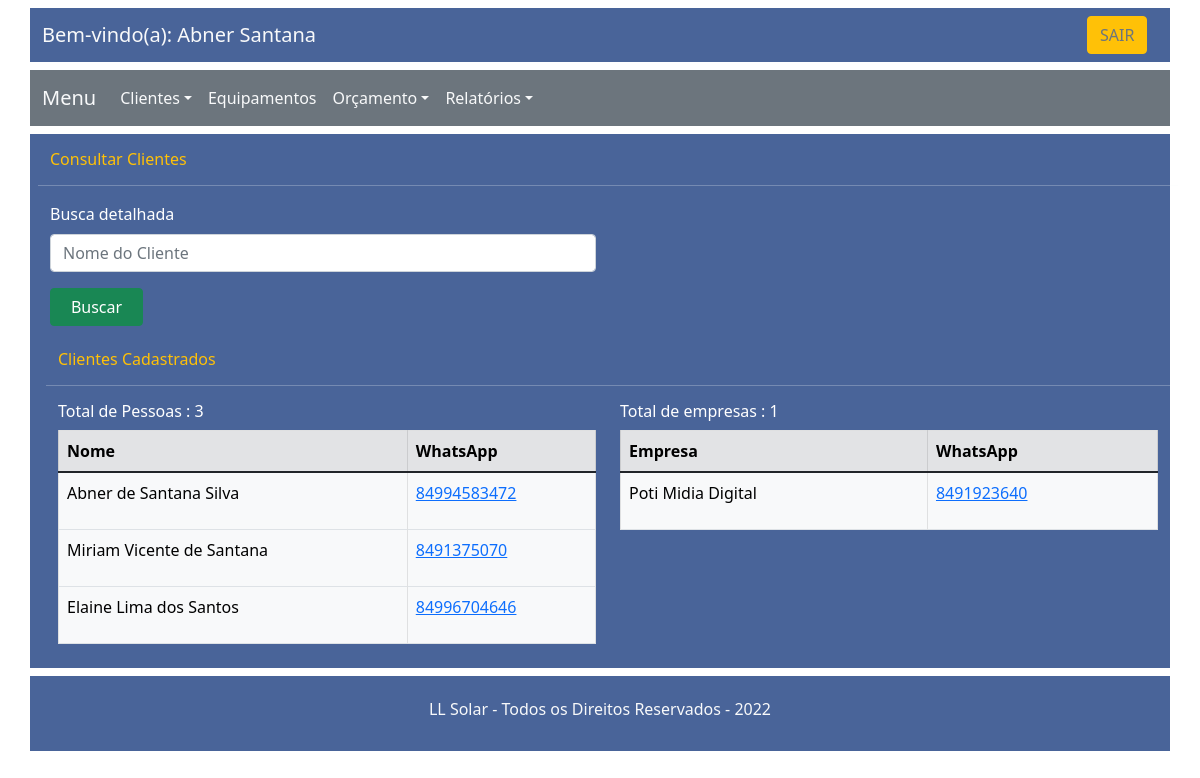
/clientes/consulta (signed in), run on an earlier commit of the app's database.
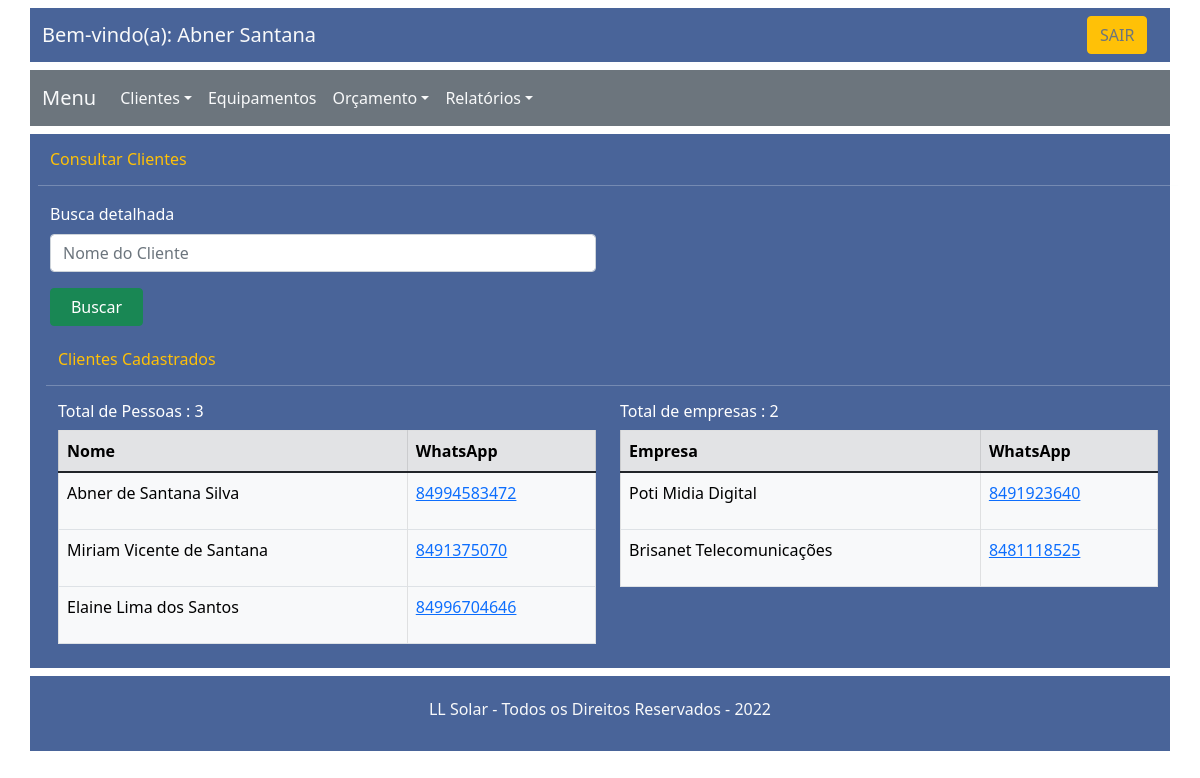
And on a later commit of the database.
### lladmin/models.py (models this page shows, shortened)
class cliente(models.Model):
    cpf_cnpj = models.CharField(primary_key=True, max_length=14)
    tipo_cliente = models.CharField(max_length=4)  # CPF ou CNPJ
    nome_completo = models.CharField(max_length=150)
    whatsapp = models.CharField(max_length=13)
    email = models.EmailField(max_length=100)
    endereco = models.CharField(max_length=100)
    numero = models.CharField(max_length=5)
    bairro = models.CharField(max_length=100)
    cidade = models.CharField(max_length=100)
    estado = models.CharField(max_length=2)
    complemento = models.CharField(max_length=500)

### lladmin/views.py (the view)
# urls.py: path('clientes/consulta', clientes_consulta, name='clientes-consulta'),
def clientes_consulta(request):
    if request.user.is_authenticated == True:
        nome = request.user.first_name
        sobre_nome = request.user.last_name
        clientes = cliente.objects.values_list(
            'cpf_cnpj', 'tipo_cliente', 'nome_completo', 'whatsapp', 'email', 'endereco', 'numero', 'bairro', 'cidade', 'estado',  'complemento', named=True)
        cpfs = clientes.filter(tipo_cliente='CPF')
        cnpjs = clientes.filter(tipo_cliente='CNPJ')
        tot_cpfs, tot_cnpjs = len(cpfs), len(cnpjs)
        pessoas = {}
        empresas = {}
        for i in cpfs:
            pessoas[i[2]] = i[3]
        for i in cnpjs:
            empresas[i[2]] = i[3]
        consulta = False
        consulta_cliente = ''
        if request.method == 'POST':
            consulta_cliente = request.POST.get('consulta_cliente')
            if len(consulta_cliente) > 0:
                consulta_cliente = clientes.filter(
                    nome_completo__contains=consulta_cliente)
                consulta = True
        context = {
            'consulta_cliente': consulta_cliente,
            'nome': nome,
            'sobre_nome': sobre_nome,
            'pessoas': pessoas,
            'empresas': empresas,
            'tot_cpfs': tot_cpfs,
            'tot_cnpjs': tot_cnpjs,
            'consulta': consulta,
        }
        return render(request, "clientes-consulta.html", context)
    else:
        return redirect('home')

### lladmin/templates/clientes-consulta.html (shortened to what the changed rows need)
<!DOCTYPE html>
<html lang="pt">
<head>
    <link href="https://cdn.jsdelivr.net/npm/bootstrap@5.1.3/dist/css/bootstrap.min.css" rel="stylesheet"
>
</head>
<body>
    <div class="container ">
            <div class="row bg">
                <div class="row px-2">
                    <div class="col-12 col-md-11 col-lg-6">
                        <table class="table table-bordered  table-hover ">
                            <thead class="table-light">
                                <tr>
                                    <td class="table-secondary"><b>Nome</b></td>
                                    <td class="table-secondary"><b>WhatsApp</b></td>
                                </tr>
                            </thead>
                        </table>
                    </div>
                    <div class="col col-md-11 col-lg-6">
                        <p class="h6 text-white"> Total de empresas : {{tot_cnpjs}} </p>
                        <table class="table table-bordered  table-hover ">
                            <thead class="table-light">
                                <tr>
                                    <td class="table-secondary"><b>Empresa</b></td>
                                    <td class="table-secondary"><b>WhatsApp</b></td>
                                </tr>
                            </thead>
                            <tbody>
                                {% for nome , zap  in empresas.items %}
                                <tr>
                                <td  class="table-light" > <p> {{ nome }}  </p> </td>
                                <td  class="table-light"> <a href="https://api.WhatsApp.com/send?phone=55{{zap}}" target="_blank">  {{zap}} </a></td>
                                </tr>
                                {% endfor %}
                              </tbody>
                        </table>
                    </div>
                </div>
            </div>
        </div>
</body>
</html>

What changed in the data, as far as the page shows it:
added cliente: empresas "Brisanet Telecomunicações", empresas "8481118525"
Also different on the page:
{{ tot_cnpjs }}: "1" → "2"
